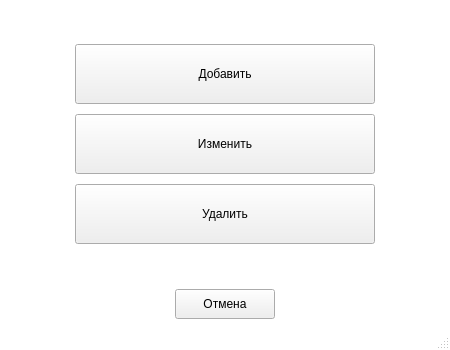
<?xml version="1.0" encoding="UTF-8"?>
<ui version="4.0">
 <class>MainWindow</class>
 <widget class="QMainWindow" name="MainWindow">
  <property name="geometry">
   <rect>
    <x>0</x>
    <y>0</y>
    <width>450</width>
    <height>350</height>
   </rect>
  </property>
  <property name="minimumSize">
   <size>
    <width>450</width>
    <height>350</height>
   </size>
  </property>
  <property name="maximumSize">
   <size>
    <width>450</width>
    <height>350</height>
   </size>
  </property>
  <property name="windowTitle">
   <string>Настроить категории</string>
  </property>
  <property name="styleSheet">
   <string notr="true">QMainWindow {
	background-color: #fff
}

QPushButton[big='true'] {
	background-color: #54ad54;
	border: none;
	border-radius: 0.25em;
	color: #fff;
	font-size: 25px;
}

QPushButton[small='true'] {
	background-color: #999;
	border: none;
	border-radius: 0.25em;
	color: #fff;
	font-size: 18px;
}

QPushButton[big='true']:hover {
	background-color: #288b28;
}

QPushButton[small='true']:hover {
	background-color: #777;
}

QPushButton[big='true']:pressed {
	background-color: #246024;
}

QPushButton[small='true']:pressed {
	background-color: #555;
}</string>
  </property>
  <widget class="QWidget" name="centralwidget">
   <layout class="QHBoxLayout" name="horizontalLayout_5">
    <item>
     <layout class="QVBoxLayout" name="verticalLayout" stretch="0,0,0,0,0,0">
      <property name="spacing">
       <number>10</number>
      </property>
      <item>
       <spacer name="verticalSpacer">
        <property name="orientation">
         <enum>Qt::Vertical</enum>
        </property>
        <property name="sizeHint" stdset="0">
         <size>
          <width>20</width>
          <height>40</height>
         </size>
        </property>
       </spacer>
      </item>
      <item>
       <layout class="QHBoxLayout" name="horizontalLayout">
        <item>
         <spacer name="horizontalSpacer">
          <property name="orientation">
           <enum>Qt::Horizontal</enum>
          </property>
          <property name="sizeHint" stdset="0">
           <size>
            <width>40</width>
            <height>20</height>
           </size>
          </property>
         </spacer>
        </item>
        <item>
         <widget class="QPushButton" name="addBtn">
          <property name="minimumSize">
           <size>
            <width>300</width>
            <height>60</height>
           </size>
          </property>
          <property name="maximumSize">
           <size>
            <width>300</width>
            <height>60</height>
           </size>
          </property>
          <property name="cursor">
           <cursorShape>PointingHandCursor</cursorShape>
          </property>
          <property name="text">
           <string>Добавить</string>
          </property>
          <property name="big" stdset="0">
           <bool>true</bool>
          </property>
         </widget>
        </item>
        <item>
         <spacer name="horizontalSpacer_2">
          <property name="orientation">
           <enum>Qt::Horizontal</enum>
          </property>
          <property name="sizeHint" stdset="0">
           <size>
            <width>40</width>
            <height>20</height>
           </size>
          </property>
         </spacer>
        </item>
       </layout>
      </item>
      <item>
       <layout class="QHBoxLayout" name="horizontalLayout_3">
        <item>
         <spacer name="horizontalSpacer_3">
          <property name="orientation">
           <enum>Qt::Horizontal</enum>
          </property>
          <property name="sizeHint" stdset="0">
           <size>
            <width>40</width>
            <height>20</height>
           </size>
          </property>
         </spacer>
        </item>
        <item>
         <widget class="QPushButton" name="editBtn">
          <property name="minimumSize">
           <size>
            <width>300</width>
            <height>60</height>
           </size>
          </property>
          <property name="maximumSize">
           <size>
            <width>300</width>
            <height>60</height>
           </size>
          </property>
          <property name="cursor">
           <cursorShape>PointingHandCursor</cursorShape>
          </property>
          <property name="text">
           <string>Изменить</string>
          </property>
          <property name="big" stdset="0">
           <bool>true</bool>
          </property>
         </widget>
        </item>
        <item>
         <spacer name="horizontalSpacer_4">
          <property name="orientation">
           <enum>Qt::Horizontal</enum>
          </property>
          <property name="sizeHint" stdset="0">
           <size>
            <width>40</width>
            <height>20</height>
           </size>
          </property>
         </spacer>
        </item>
       </layout>
      </item>
      <item>
       <layout class="QHBoxLayout" name="horizontalLayout_2">
        <item>
         <spacer name="horizontalSpacer_5">
          <property name="orientation">
           <enum>Qt::Horizontal</enum>
          </property>
          <property name="sizeHint" stdset="0">
           <size>
            <width>40</width>
            <height>20</height>
           </size>
          </property>
         </spacer>
        </item>
        <item>
         <widget class="QPushButton" name="deleteBtn">
          <property name="minimumSize">
           <size>
            <width>300</width>
            <height>60</height>
           </size>
          </property>
          <property name="maximumSize">
           <size>
            <width>300</width>
            <height>60</height>
           </size>
          </property>
          <property name="cursor">
           <cursorShape>PointingHandCursor</cursorShape>
          </property>
          <property name="text">
           <string>Удалить</string>
          </property>
          <property name="big" stdset="0">
           <bool>true</bool>
          </property>
         </widget>
        </item>
        <item>
         <spacer name="horizontalSpacer_6">
          <property name="orientation">
           <enum>Qt::Horizontal</enum>
          </property>
          <property name="sizeHint" stdset="0">
           <size>
            <width>40</width>
            <height>20</height>
           </size>
          </property>
         </spacer>
        </item>
       </layout>
      </item>
      <item>
       <spacer name="verticalSpacer_2">
        <property name="orientation">
         <enum>Qt::Vertical</enum>
        </property>
        <property name="sizeHint" stdset="0">
         <size>
          <width>20</width>
          <height>40</height>
         </size>
        </property>
       </spacer>
      </item>
      <item>
       <layout class="QHBoxLayout" name="horizontalLayout_4">
        <item>
         <spacer name="horizontalSpacer_7">
          <property name="orientation">
           <enum>Qt::Horizontal</enum>
          </property>
          <property name="sizeHint" stdset="0">
           <size>
            <width>40</width>
            <height>20</height>
           </size>
          </property>
         </spacer>
        </item>
        <item>
         <widget class="QPushButton" name="cancelBtn">
          <property name="minimumSize">
           <size>
            <width>100</width>
            <height>30</height>
           </size>
          </property>
          <property name="maximumSize">
           <size>
            <width>100</width>
            <height>30</height>
           </size>
          </property>
          <property name="cursor">
           <cursorShape>PointingHandCursor</cursorShape>
          </property>
          <property name="text">
           <string>Отмена</string>
          </property>
          <property name="small" stdset="0">
           <bool>true</bool>
          </property>
         </widget>
        </item>
        <item>
         <spacer name="horizontalSpacer_8">
          <property name="orientation">
           <enum>Qt::Horizontal</enum>
          </property>
          <property name="sizeHint" stdset="0">
           <size>
            <width>40</width>
            <height>20</height>
           </size>
          </property>
         </spacer>
        </item>
       </layout>
      </item>
     </layout>
    </item>
   </layout>
  </widget>
  <widget class="QStatusBar" name="statusbar"/>
 </widget>
 <resources/>
 <connections/>
</ui>
